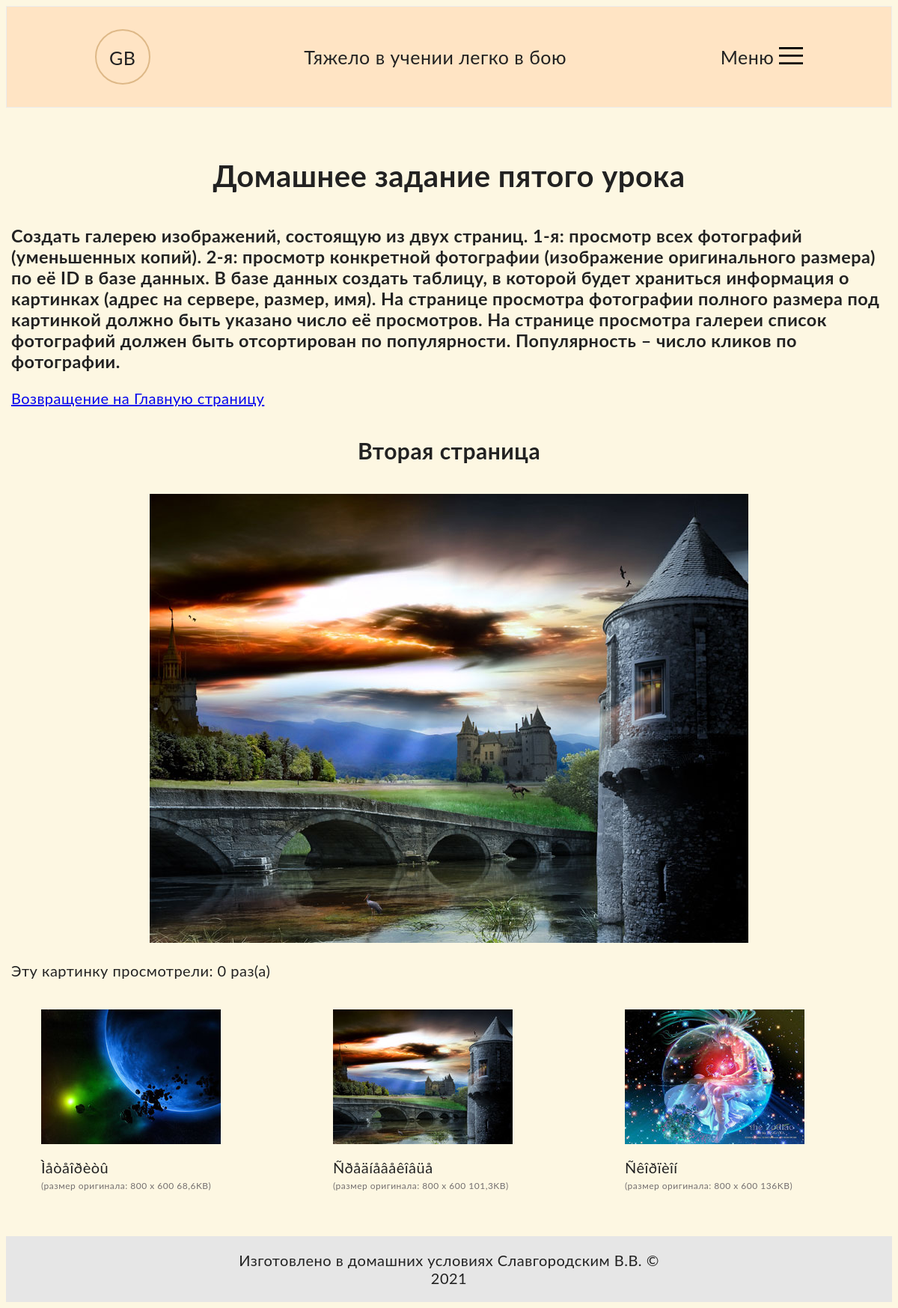
The app's page /twoPage.php?photo=resources/images_big/08.jpg with its own data.
### tables this page shows
CREATE TABLE `media`(
	`id` SERIAL PRIMARY KEY,
	`filename` VARCHAR(255)	
);

CREATE TABLE `images_mini` (
	`id` SERIAL,
    `url_img_mini` VARCHAR(100),
    `size` VARCHAR(100),
    `media_id` BIGINT UNSIGNED,

    FOREIGN KEY (media_id) REFERENCES media(id)
);

CREATE TABLE `images_big` (
	`id` SERIAL,
    `url_img_big` VARCHAR(100),
    `size` VARCHAR(100),
    `view_count` INT UNSIGNED NOT NULL,
    `media_id` BIGINT UNSIGNED,

    FOREIGN KEY (media_id) REFERENCES media(id)
);

### engine/homeWorkTask.php (the view, shortened to what this page needs)
<?php
include_once 'config/config.php';
$sqlOnePage = 'SELECT media.filename, images_mini.url_img_mini, images_big.url_img_big, images_big.size FROM media JOIN images_mini ON images_mini.media_id = media.id JOIN images_big ON images_big.media_id = media.id ORDER BY images_big.view_count DESC';
$resultOnePage = mysqli_query($connect_db, $sqlOnePage);
function createArrayImage($arrayData)
{
    foreach ($arrayData as $key => $value) {
        renderListImage($value);
    }
}
function renderListImage($dataBase)
{
    echo  " <figure class='list-images__item'>
                <a href='twoPage.php?photo=$dataBase[url_img_big]'>
                   <img src='$dataBase[url_img_mini]' class='list-images__photo' alt='photo'>
                </a>
                <figcaption class='list-images__name'>$dataBase[filename]
                    <span class='list-images__text'>
                    (размер оригинала: $dataBase[size])</span>
                </figcaption>
            </figure>";
}
function showNumberViews($fileName, $connect_db)
{
    $countView = mysqli_query($connect_db, "SELECT view_count  FROM images_big  WHERE url_img_big = '$fileName';");
    $row = mysqli_fetch_assoc($countView);
    echo "<p>Эту картинку просмотрели: $row[view_count] раз(а) </p>";
}

### public/style/style.css (style rules this page uses)
body { font-family: 'Lato', sans-serif; font-size: 20px; font-weight: 400; letter-spacing: 0.025em; color: #222222; background-color: #fdf7e2; }
span { display: block; margin: 0; padding: 0; }
.list-images__item { flex: 1 1 auto; }
.list-images__name { padding: 15px 0; }
.list-images__text { padding-top: 5px; font-size: 12px; color: #746f6f; }

### records on screen
media: images_mini.url_img_mini (picture), filename "Ìåòåîðèòû", images_big.size "800 x 600 68,6KB"
media: images_mini.url_img_mini (picture), filename "Ñðåäíåâåêîâüå", images_big.size "800 x 600 101,3KB"
media: images_mini.url_img_mini (picture), filename "Ñêîðïèîí", images_big.size "800 x 600 136KB"

### other values on screen
$titlePage "Домашнее задание пятого урока"
$row[view_count] "0"
$footer "Изготовлено в домашних условиях Славгородским В.В. ©"
